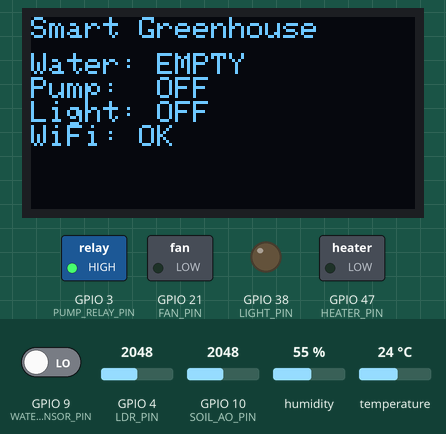
Bench run of a sketch on a simulated ESP32-S3. Parts: 128×64 one-colour display, switched loads named in the sketch (green lamp = pin HIGH), output pins drawn as LEDs (lit = HIGH). The test bench sets the inputs (shaded band); at power-on: GPIO 4 (LDR_PIN) = 2048, GPIO 9 (WATER_SENSOR_PIN) LOW, humidity 55 %, GPIO 10 (SOIL_AO_PIN) = 2048, temperature 24 °C (analog values on the 0–4095 scale). WiFi joins after 1.5 s; servers stay silent unless stated; uploads are accepted with an empty reply; what the sketch prints to the serial monitor is not drawn.

Above: at 5.8 s.
5.9 s: GPIO 4 (LDR_PIN) set to 2866
At 15.8 s:
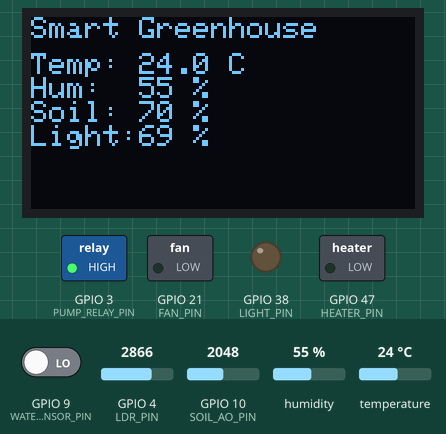
16.0 s: GPIO 9 (WATER_SENSOR_PIN) driven HIGH
At 21.6 s:
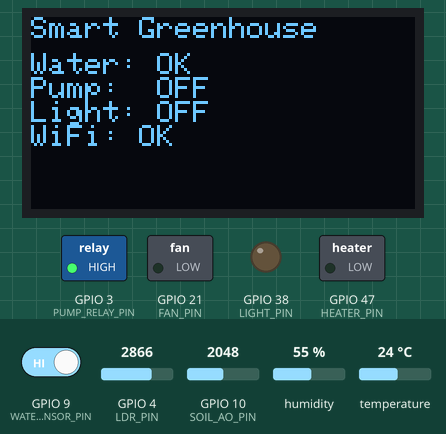
26.1 s: humidity set to 22 %
At 31.8 s:
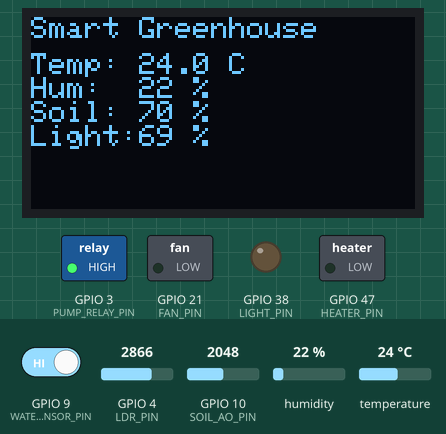
36.2 s: GPIO 10 (SOIL_AO_PIN) set to 2866
At 46.1 s:
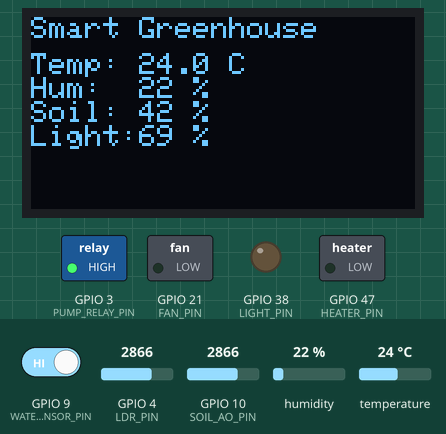
46.3 s: GPIO 9 (WATER_SENSOR_PIN) driven LOW
At 51.9 s:
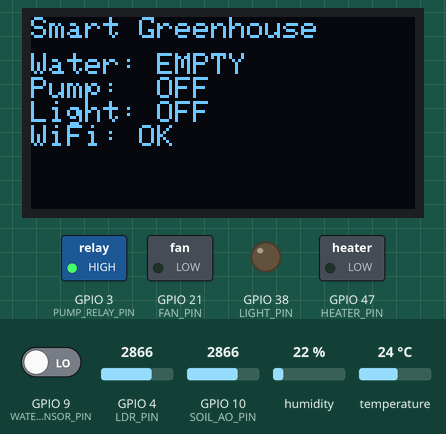
56.4 s: temperature set to 12 °C
At 61.9 s:
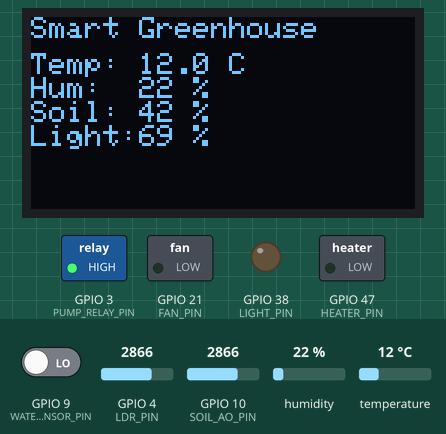
Timing chart, 0 to 63.4 s (numbered marks = the images above; inputs shaded):
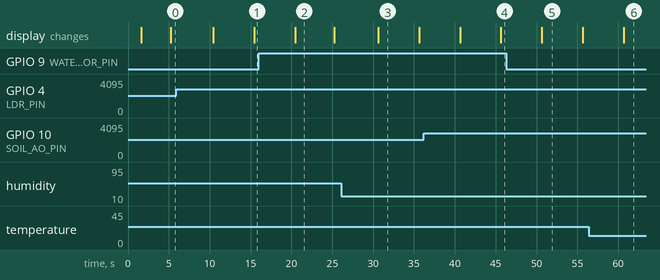

Measured:
- after the input at 16.0 s, the display: changes after 4.5 s (image 2)
- after the input at 46.3 s, the display: changes after 4.4 s (image 5)
- what the display in image 2 shows lasts 4.8 s, from 20.5 s to 25.3 s
- what the display in image 3 shows lasts 5.0 s, from 30.7 s to 35.7 s

The sketch:

smart_greenhouse_esp32.ino
```cpp
#include <WiFi.h>
#include <HTTPClient.h>
#include <ArduinoJson.h>
#include <DHT.h>
#include <Wire.h>
#include <Adafruit_GFX.h>
#include <Adafruit_SSD1306.h>

// WiFi
const char *WIFI_SSID = "Marosi";
const char *WIFI_PASSWORD = "Marosi65A";
const char *DEVICE_TOKEN = "esp32_device_token_gh_001_a7k9_2026";

// Backend ngrok URL
const char *API_BASE_URL = "https://cultivate-radar-swimmer.ngrok-free.dev/api";

// Pins
#define OLED_SDA 13
#define OLED_SCL 14

#define DHT_PIN 12
#define DHT_TYPE DHT11

#define SOIL_AO_PIN 10
#define SOIL_DO_PIN 11

#define WATER_SENSOR_PIN 9

#define LDR_PIN 4

#define PUMP_RELAY_PIN 3
#define LIGHT_PIN 38

#define FAN_PIN 21
#define HEATER_PIN 47

// Relay logic
#define RELAY_ON LOW
#define RELAY_OFF HIGH

DHT dht(DHT_PIN, DHT_TYPE);

#define SCREEN_WIDTH 128
#define SCREEN_HEIGHT 64
#define OLED_RESET -1

Adafruit_SSD1306 display(SCREEN_WIDTH, SCREEN_HEIGHT, &Wire, OLED_RESET);

unsigned long lastSensorSend = 0;
unsigned long lastCommandFetch = 0;
unsigned long lastHeartbeat = 0;
unsigned long lastDisplayChange = 0;

const unsigned long SENSOR_INTERVAL = 5000;
const unsigned long COMMAND_INTERVAL = 3000;
const unsigned long HEARTBEAT_INTERVAL = 10000;
const unsigned long DISPLAY_INTERVAL = 5000;

int displayPage = 0;

float temperature = 0;
float humidity = 0;
int soilPercent = 0;
bool waterDetected = true;
int lightPercent = 0;
int lightRaw = 0;

bool pumpOn = false;
bool lightOn = false;
bool fanOn = false;
bool heaterOn = false;

int readSoilMoisturePercent() {
  int raw = analogRead(SOIL_AO_PIN);

  // Ezt majd kalibrálni kell:
  // száraz érték és vizes érték szenzortól függ.
  int dryValue = 4095;
  int wetValue = 1200;

  int percent = map(raw, dryValue, wetValue, 0, 100);
  percent = constrain(percent, 0, 100);

  return percent;
}

int readLightPercent() {
  int raw = analogRead(LDR_PIN);
  lightRaw = raw;

  // Ennél a bekötésnél:
  // sötétben alacsonyabb, fényben magasabb érték várható.
  int darkValue = 0;
  int brightValue = 4095;

  int percent = map(raw, darkValue, brightValue, 0, 100);
  percent = constrain(percent, 0, 100);

  return percent;
}

void setPump(bool state) {
  pumpOn = state;
  digitalWrite(PUMP_RELAY_PIN, state ? RELAY_ON : RELAY_OFF);
}

void setLight(bool state) {
  lightOn = state;
  digitalWrite(LIGHT_PIN, state ? HIGH : LOW);
}

void setFan(bool state) {
  fanOn = state;
  digitalWrite(FAN_PIN, state ? HIGH : LOW);
}

void setHeater(bool state) {
  heaterOn = state;
  digitalWrite(HEATER_PIN, state ? HIGH : LOW);
}

void readSensors() {
  float t = dht.readTemperature();
  float h = dht.readHumidity();

  if (!isnan(t))
    temperature = t;
  if (!isnan(h))
    humidity = h;

  soilPercent = readSoilMoisturePercent();
  lightPercent = readLightPercent();

  // Szenzortól függően lehet fordítva is.
  waterDetected = digitalRead(WATER_SENSOR_PIN) == HIGH;

  Serial.print("Light raw: ");
  Serial.print(lightRaw);
  Serial.print(" | Light percent: ");
  Serial.println(lightPercent);
}

void sendSensorData() {
  if (WiFi.status() != WL_CONNECTED)
    return;

  HTTPClient http;
  String url = String(API_BASE_URL) + "/sensors";

  http.begin(url);
  http.addHeader("Content-Type", "application/json");
  http.addHeader("ngrok-skip-browser-warning", "true");
  http.addHeader("x-device-token", DEVICE_TOKEN);

  StaticJsonDocument<512> doc;
  doc["temperature"] = temperature;
  doc["humidity"] = humidity;
  doc["soilMoisture"] = soilPercent;
  doc["lightIntensity"] = lightPercent;
  doc["lightRaw"] = lightRaw;
  doc["waterDetected"] = waterDetected;

  doc["lightOn"] = lightOn;
  doc["pumpOn"] = pumpOn;
  doc["fanOn"] = fanOn;
  doc["heaterOn"] = heaterOn;

  String body;
  serializeJson(doc, body);

  int code = http.POST(body);

  Serial.print("POST /sensors: ");
  Serial.println(code);

  http.end();
}

void fetchCommands() {
  if (WiFi.status() != WL_CONNECTED)
    return;

  HTTPClient http;
  String url = String(API_BASE_URL) + "/esp32/commands";

  http.begin(url);
  http.addHeader("ngrok-skip-browser-warning", "true");
  http.addHeader("x-device-token", DEVICE_TOKEN);

  int code = http.GET();

  Serial.print("GET /esp32/commands: ");
  Serial.println(code);

  if (code == 200) {
    String payload = http.getString();

    Serial.print("Commands payload: ");
    Serial.println(payload);

    StaticJsonDocument<384> doc;
    DeserializationError error = deserializeJson(doc, payload);

    if (!error) {
      bool commandPump = doc["pump"] | false;
      bool commandLight = doc["light"] | false;
      bool commandFan = doc["fan"] | false;
      bool commandHeater = doc["heater"] | false;

      // Ha nincs víz, a pumpát biztonsági okból nem engedjük bekapcsolni.
      if (!waterDetected && commandPump) {
        setPump(false);
      } else {
        setPump(commandPump);
      }

      setLight(commandLight);
      setFan(commandFan);
      setHeater(commandHeater);
    } else {
      Serial.print("JSON parse error: ");
      Serial.println(error.c_str());
    }
  }

  http.end();
}

void sendHeartbeat() {
  if (WiFi.status() != WL_CONNECTED)
    return;

  HTTPClient http;
  String url = String(API_BASE_URL) + "/esp32/heartbeat";

  http.begin(url);
  http.addHeader("Content-Type", "application/json");
  http.addHeader("ngrok-skip-browser-warning", "true");
  http.addHeader("x-device-token", DEVICE_TOKEN);

  StaticJsonDocument<256> doc;
  doc["wifiConnected"] = WiFi.status() == WL_CONNECTED;
  doc["mqttConnected"] = false;
  doc["signalStrength"] = map(WiFi.RSSI(), -90, -30, 0, 100);
  doc["freeRam"] = ESP.getFreeHeap() / 1024;
  doc["totalRam"] = 320;
  doc["cpuTemp"] = 0;
  doc["uptimeSeconds"] = millis() / 1000;
  doc["ipAddress"] = WiFi.localIP().toString();
  doc["firmwareVersion"] = "v1.0.0";

  String body;
  serializeJson(doc, body);

  int code = http.POST(body);

  Serial.print("POST /esp32/heartbeat: ");
  Serial.println(code);

  http.end();
}

void drawDisplay() {
  display.clearDisplay();
  display.setTextColor(SSD1306_WHITE);

  display.setTextSize(1);
  display.setCursor(0, 0);
  display.println("Smart Greenhouse");

  display.setCursor(0, 12);

  if (displayPage == 0) {
    display.print("Temp: ");
    display.print(temperature, 1);
    display.println(" C");

    display.print("Hum:  ");
    display.print(humidity, 0);
    display.println(" %");

    display.print("Soil: ");
    display.print(soilPercent);
    display.println(" %");

    display.print("Light:");
    display.print(lightPercent);
    display.println(" %");
  } else if (displayPage == 1) {
    display.print("Water: ");
    display.println(waterDetected ? "OK" : "EMPTY");

    display.print("Pump:  ");
    display.println(pumpOn ? "ON" : "OFF");

    display.print("Light: ");
    display.println(lightOn ? "ON" : "OFF");

    display.print("WiFi: ");
    display.println(WiFi.status() == WL_CONNECTED ? "OK" : "NO");
  } else {
    display.print("Fan:    ");
    display.println(fanOn ? "ON" : "OFF");

    display.print("Heater: ");
    display.println(heaterOn ? "ON" : "OFF");

    display.print("IP:");
    display.println(WiFi.localIP());

    display.print("RSSI:");
    display.println(WiFi.RSSI());
  }

  display.display();
}

void connectWiFi() {
  WiFi.begin(WIFI_SSID, WIFI_PASSWORD);

  Serial.print("Connecting WiFi");

  while (WiFi.status() != WL_CONNECTED) {
    delay(500);
    Serial.print(".");
  }

  Serial.println();
  Serial.print("WiFi connected: ");
  Serial.println(WiFi.localIP());
}

void setup() {
  Serial.begin(115200);

  pinMode(SOIL_DO_PIN, INPUT);
  pinMode(WATER_SENSOR_PIN, INPUT);
  pinMode(LDR_PIN, INPUT);

  analogReadResolution(12);
  analogSetPinAttenuation(LDR_PIN, ADC_11db);

  pinMode(PUMP_RELAY_PIN, OUTPUT);
  pinMode(LIGHT_PIN, OUTPUT);
  pinMode(FAN_PIN, OUTPUT);
  pinMode(HEATER_PIN, OUTPUT);

  setPump(false);
  setLight(false);
  setFan(false);
  setHeater(false);

  dht.begin();

  Wire.begin(OLED_SDA, OLED_SCL);

  if (!display.begin(SSD1306_SWITCHCAPVCC, 0x3C)) {
    Serial.println("OLED init failed");
  } else {
    display.clearDisplay();
    display.display();
  }

  connectWiFi();

  readSensors();
  drawDisplay();
}

void loop() {
  unsigned long now = millis();

  if (now - lastSensorSend >= SENSOR_INTERVAL) {
    lastSensorSend = now;
    readSensors();
    sendSensorData();
  }

  if (now - lastCommandFetch >= COMMAND_INTERVAL) {
    lastCommandFetch = now;
    fetchCommands();
  }

  if (now - lastHeartbeat >= HEARTBEAT_INTERVAL) {
    lastHeartbeat = now;
    sendHeartbeat();
  }

  if (now - lastDisplayChange >= DISPLAY_INTERVAL) {
    lastDisplayChange = now;
    displayPage = (displayPage + 1) % 3;
    drawDisplay();
  }
}
```
